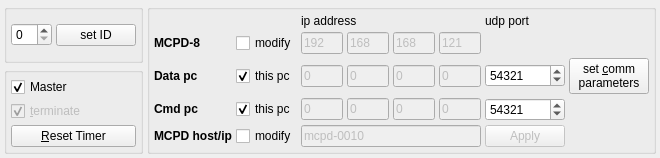
           <widget class="QWidget" name="tab7">
            <attribute name="title">
             <string>Address / Comm. Settings</string>
            </attribute>
            <layout class="QGridLayout" name="gridLayout_31">
             <property name="leftMargin">
              <number>4</number>
             </property>
             <property name="topMargin">
              <number>4</number>
             </property>
             <property name="rightMargin">
              <number>4</number>
             </property>
             <property name="bottomMargin">
              <number>4</number>
             </property>
             <property name="spacing">
              <number>4</number>
             </property>
             <item row="0" column="0">
              <layout class="QVBoxLayout" name="verticalLayout_9">
               <property name="spacing">
                <number>4</number>
               </property>
               <item>
                <widget class="QGroupBox" name="groupBox29">
                 <layout class="QHBoxLayout" name="horizontalLayout_5">
                  <property name="spacing">
                   <number>4</number>
                  </property>
                  <property name="leftMargin">
                   <number>4</number>
                  </property>
                  <property name="topMargin">
                   <number>4</number>
                  </property>
                  <property name="rightMargin">
                   <number>4</number>
                  </property>
                  <property name="bottomMargin">
                   <number>4</number>
                  </property>
                  <item>
                   <widget class="QSpinBox" name="deviceId"/>
                  </item>
                  <item>
                   <widget class="QPushButton" name="setID">
                    <property name="text">
                     <string>set ID</string>
                    </property>
                   </widget>
                  </item>
                 </layout>
                </widget>
               </item>
               <item>
                <widget class="QGroupBox" name="groupBox30">
                 <property name="toolTip">
                  <string/>
                 </property>
                 <layout class="QVBoxLayout" name="verticalLayout_8">
                  <property name="spacing">
                   <number>4</number>
                  </property>
                  <property name="leftMargin">
                   <number>4</number>
                  </property>
                  <property name="topMargin">
                   <number>4</number>
                  </property>
                  <property name="rightMargin">
                   <number>4</number>
                  </property>
                  <property name="bottomMargin">
                   <number>4</number>
                  </property>
                  <item>
                   <widget class="QCheckBox" name="master">
                    <property name="text">
                     <string>Master</string>
                    </property>
                    <property name="shortcut">
                     <string/>
                    </property>
                    <property name="checked">
                     <bool>true</bool>
                    </property>
                   </widget>
                  </item>
                  <item>
                   <widget class="QCheckBox" name="terminate">
                    <property name="enabled">
                     <bool>false</bool>
                    </property>
                    <property name="text">
                     <string>&amp;terminate</string>
                    </property>
                    <property name="shortcut">
                     <string>Alt+T</string>
                    </property>
                    <property name="checked">
                     <bool>true</bool>
                    </property>
                   </widget>
                  </item>
                  <item>
                   <widget class="QPushButton" name="resetTimer">
                    <property name="toolTip">
                     <string>reset master clock</string>
                    </property>
                    <property name="text">
                     <string>&amp;Reset Timer</string>
                    </property>
                    <property name="shortcut">
                     <string>Alt+R</string>
                    </property>
                   </widget>
                  </item>
                 </layout>
                </widget>
               </item>
              </layout>
             </item>
             <item row="0" column="1">
              <widget class="QGroupBox" name="groupBox6">
               <layout class="QGridLayout" name="gridLayout_12">
                <property name="leftMargin">
                 <number>4</number>
                </property>
                <property name="topMargin">
                 <number>4</number>
                </property>
                <property name="rightMargin">
                 <number>4</number>
                </property>
                <property name="bottomMargin">
                 <number>4</number>
                </property>
                <property name="spacing">
                 <number>4</number>
                </property>
                <item row="0" column="2" colspan="2">
                 <widget class="QLabel" name="textLabel1_3_3_2_2">
                  <property name="text">
                   <string>ip address</string>
                  </property>
                  <property name="wordWrap">
                   <bool>false</bool>
                  </property>
                 </widget>
                </item>
                <item row="0" column="6">
                 <widget class="QLabel" name="textLabel1_3_3_2">
                  <property name="text">
                   <string>udp port</string>
                  </property>
                  <property name="wordWrap">
                   <bool>false</bool>
                  </property>
                 </widget>
                </item>
                <item row="1" column="0">
                 <widget class="QLabel" name="textLabel1_3_2_2">
                  <property name="text">
                   <string>&lt;b&gt;MCPD-8&lt;/b&gt;</string>
                  </property>
                  <property name="wordWrap">
                   <bool>false</bool>
                  </property>
                 </widget>
                </item>
                <item row="1" column="1">
                 <widget class="QCheckBox" name="modifyIp">
                  <property name="text">
                   <string>modify</string>
                  </property>
                  <property name="checked">
                   <bool>false</bool>
                  </property>
                 </widget>
                </item>
                <item row="1" column="2">
                 <widget class="QLineEdit" name="mcpdIpAddress0">
                  <property name="enabled">
                   <bool>false</bool>
                  </property>
                  <property name="maximumSize">
                   <size>
                    <width>42</width>
                    <height>16777215</height>
                   </size>
                  </property>
                  <property name="text">
                   <string>192</string>
                  </property>
                 </widget>
                </item>
                <item row="1" column="3">
                 <widget class="QLineEdit" name="mcpdIpAddress1">
                  <property name="enabled">
                   <bool>false</bool>
                  </property>
                  <property name="maximumSize">
                   <size>
                    <width>42</width>
                    <height>16777215</height>
                   </size>
                  </property>
                  <property name="text">
                   <string>168</string>
                  </property>
                 </widget>
                </item>
                <item row="1" column="4">
                 <widget class="QLineEdit" name="mcpdIpAddress2">
                  <property name="enabled">
                   <bool>false</bool>
                  </property>
                  <property name="maximumSize">
                   <size>
                    <width>42</width>
                    <height>16777215</height>
                   </size>
                  </property>
                  <property name="text">
                   <string>168</string>
                  </property>
                 </widget>
                </item>
                <item row="1" column="5">
                 <widget class="QLineEdit" name="mcpdIpAddress3">
                  <property name="enabled">
                   <bool>false</bool>
                  </property>
                  <property name="maximumSize">
                   <size>
                    <width>42</width>
                    <height>16777215</height>
                   </size>
                  </property>
                  <property name="text">
                   <string>121</string>
                  </property>
                 </widget>
                </item>
                <item row="2" column="0">
                 <widget class="QLabel" name="textLabel1_3_2">
                  <property name="text">
                   <string>&lt;b&gt;Data pc&lt;/b&gt;</string>
                  </property>
                  <property name="wordWrap">
                   <bool>false</bool>
                  </property>
                 </widget>
                </item>
                <item row="2" column="1">
                 <widget class="QCheckBox" name="dataThisPc">
                  <property name="text">
                   <string>this pc</string>
                  </property>
                  <property name="checked">
                   <bool>true</bool>
                  </property>
                 </widget>
                </item>
                <item row="2" column="2">
                 <widget class="QLineEdit" name="dataIpAddress0">
                  <property name="enabled">
                   <bool>false</bool>
                  </property>
                  <property name="maximumSize">
                   <size>
                    <width>42</width>
                    <height>16777215</height>
                   </size>
                  </property>
                  <property name="text">
                   <string>0</string>
                  </property>
                 </widget>
                </item>
                <item row="2" column="3">
                 <widget class="QLineEdit" name="dataIpAddress1">
                  <property name="enabled">
                   <bool>false</bool>
                  </property>
                  <property name="maximumSize">
                   <size>
                    <width>42</width>
                    <height>16777215</height>
                   </size>
                  </property>
                  <property name="text">
                   <string>0</string>
                  </property>
                 </widget>
                </item>
                <item row="2" column="4">
                 <widget class="QLineEdit" name="dataIpAddress2">
                  <property name="enabled">
                   <bool>false</bool>
                  </property>
                  <property name="maximumSize">
                   <size>
                    <width>42</width>
                    <height>16777215</height>
                   </size>
                  </property>
                  <property name="text">
                   <string>0</string>
                  </property>
                 </widget>
                </item>
                <item row="2" column="5">
                 <widget class="QLineEdit" name="dataIpAddress3">
                  <property name="enabled">
                   <bool>false</bool>
                  </property>
                  <property name="maximumSize">
                   <size>
                    <width>42</width>
                    <height>16777215</height>
                   </size>
                  </property>
                  <property name="text">
                   <string>0</string>
                  </property>
                 </widget>
                </item>
                <item row="2" column="6">
                 <widget class="QSpinBox" name="dataUdpPort">
                  <property name="maximum">
                   <number>65536</number>
                  </property>
                  <property name="value">
                   <number>54321</number>
                  </property>
                 </widget>
                </item>
                <item row="2" column="7">
                 <widget class="QPushButton" name="setIP">
                  <property name="text">
                   <string>set &amp;comm
parameters</string>
                  </property>
                  <property name="shortcut">
                   <string>Alt+C</string>
                  </property>
                 </widget>
                </item>
                <item row="3" column="0">
                 <widget class="QLabel" name="textLabel1_3_2_2_2">
                  <property name="text">
                   <string>&lt;b&gt;Cmd pc&lt;/b&gt;</string>
                  </property>
                  <property name="wordWrap">
                   <bool>false</bool>
                  </property>
                 </widget>
                </item>
                <item row="3" column="1">
                 <widget class="QCheckBox" name="cmdThisPc">
                  <property name="text">
                   <string>this pc</string>
                  </property>
                  <property name="checked">
                   <bool>true</bool>
                  </property>
                 </widget>
                </item>
                <item row="3" column="2">
                 <widget class="QLineEdit" name="cmdIpAddress0">
                  <property name="enabled">
                   <bool>false</bool>
                  </property>
                  <property name="maximumSize">
                   <size>
                    <width>42</width>
                    <height>16777215</height>
                   </size>
                  </property>
                  <property name="text">
                   <string>0</string>
                  </property>
                 </widget>
                </item>
                <item row="3" column="3">
                 <widget class="QLineEdit" name="cmdIpAddress1">
                  <property name="enabled">
                   <bool>false</bool>
                  </property>
                  <property name="maximumSize">
                   <size>
                    <width>42</width>
                    <height>16777215</height>
                   </size>
                  </property>
                  <property name="text">
                   <string>0</string>
                  </property>
                 </widget>
                </item>
                <item row="3" column="4">
                 <widget class="QLineEdit" name="cmdIpAddress2">
                  <property name="enabled">
                   <bool>false</bool>
                  </property>
                  <property name="maximumSize">
                   <size>
                    <width>42</width>
                    <height>16777215</height>
                   </size>
                  </property>
                  <property name="text">
                   <string>0</string>
                  </property>
                 </widget>
                </item>
                <item row="3" column="5">
                 <widget class="QLineEdit" name="cmdIpAddress3">
                  <property name="enabled">
                   <bool>false</bool>
                  </property>
                  <property name="maximumSize">
                   <size>
                    <width>42</width>
                    <height>16777215</height>
                   </size>
                  </property>
                  <property name="text">
                   <string>0</string>
                  </property>
                 </widget>
                </item>
                <item row="3" column="6">
                 <widget class="QSpinBox" name="cmdUdpPort">
                  <property name="maximum">
                   <number>65536</number>
                  </property>
                  <property name="value">
                   <number>54321</number>
                  </property>
                 </widget>
                </item>
                <item row="4" column="0">
                 <widget class="QLabel" name="textLabel1_3_2_2_2_2">
                  <property name="text">
                   <string>&lt;html&gt;&lt;head/&gt;&lt;body&gt;&lt;p&gt;&lt;span style=&quot; font-weight:600;&quot;&gt;MCPD host/ip&lt;/span&gt;&lt;/p&gt;&lt;/body&gt;&lt;/html&gt;</string>
                  </property>
                  <property name="wordWrap">
                   <bool>false</bool>
                  </property>
                 </widget>
                </item>
                <item row="4" column="1">
                 <widget class="QCheckBox" name="modifyMIp">
                  <property name="enabled">
                   <bool>true</bool>
                  </property>
                  <property name="text">
                   <string>modify</string>
                  </property>
                  <property name="checked">
                   <bool>false</bool>
                  </property>
                 </widget>
                </item>
                <item row="4" column="6">
                 <widget class="QPushButton" name="applyMIp">
                  <property name="enabled">
                   <bool>false</bool>
                  </property>
                  <property name="toolTip">
                   <string>use this ip address for further communication</string>
                  </property>
                  <property name="text">
                   <string>Apply</string>
                  </property>
                  <property name="shortcut">
                   <string/>
                  </property>
                 </widget>
                </item>
                <item row="4" column="2" colspan="4">
                 <widget class="QLineEdit" name="mcpdHostAddress">
                  <property name="enabled">
                   <bool>false</bool>
                  </property>
                  <property name="text">
                   <string>mcpd-0010</string>
                  </property>
                 </widget>
                </item>
               </layout>
              </widget>
             </item>
            </layout>
           </widget>
